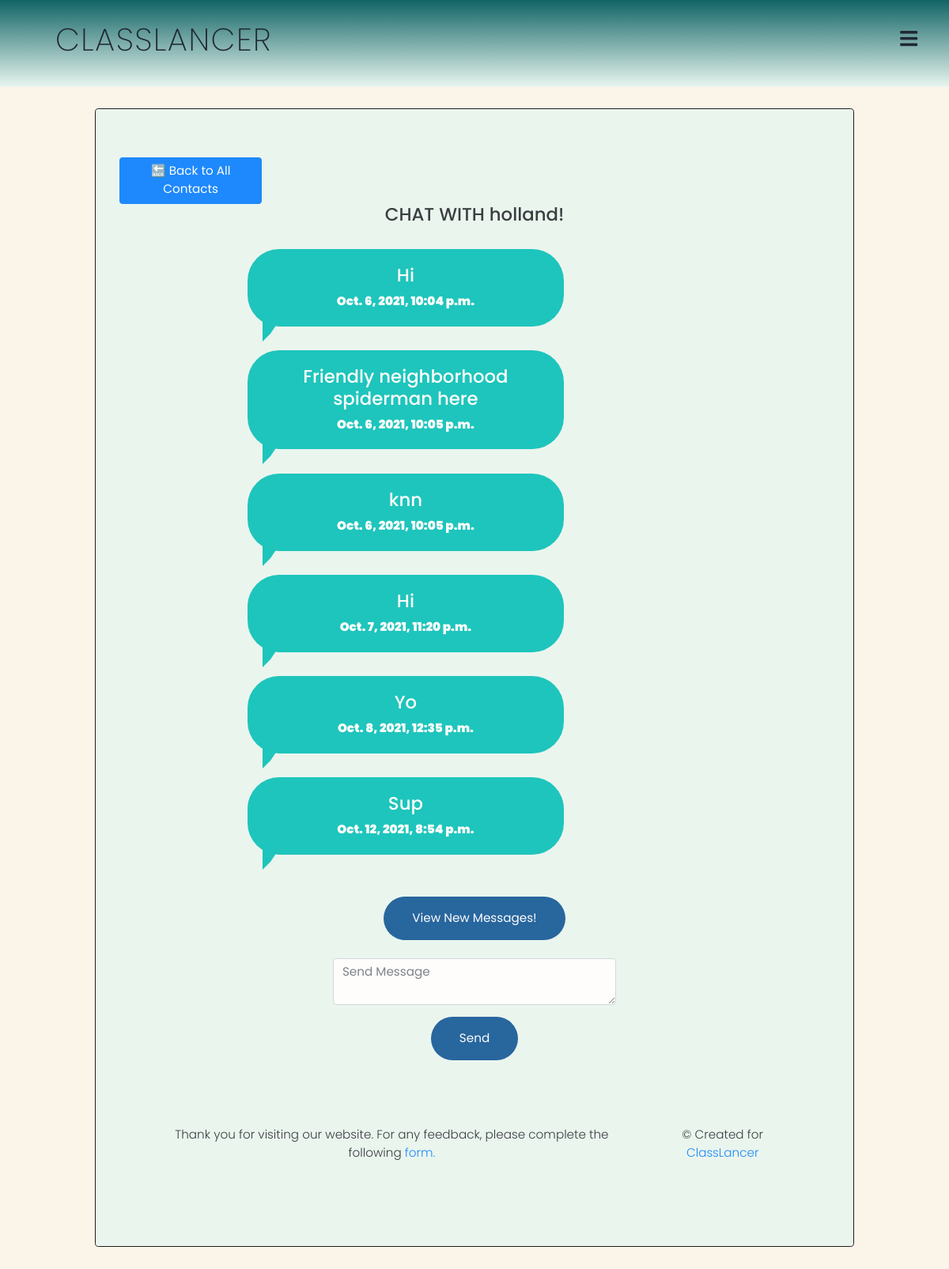
Screenshot of /chatwithcontacts/holland (signed in) with the database file from the repository.
### auctions/models.py (models this page shows, shortened)
class Messages(models.Model):
    read = models.BooleanField(default=None)
    sender = models.CharField(max_length=64)
    receiver = models.CharField(max_length=64)
    content = models.TextField(null=True, default=None)
    timestamp = models.DateTimeField(auto_now_add=True)

### auctions/views.py (the view)
# urls.py: path("chatwithcontacts/<str:contact>", views.chatwithcontacts, name="chatwithcontacts"),
@login_required(login_url='/login')
def chatwithcontacts(request, contact):
    all_messages = Messages.objects.filter(receiver=contact, sender=request.user.username) | Messages.objects.filter(sender=contact, receiver=request.user.username)
    ordered_messages = all_messages.order_by('timestamp')
    readdamessages = Messages.objects.filter(sender=contact, receiver=request.user.username, read=False)
    for readdamessage in readdamessages:
        readdamessage.read = True
        readdamessage.save()
    existing = []
    connections = Chat.objects.filter(user=request.user.username)
    for connection in connections:
        existing.append(connection.contact)
    if contact not in existing:
        oof = Chat()
        oof.user = request.user.username
        oof.contact = contact
        oof.save()
    empty = False
    if len(ordered_messages) == 0:
        empty = True
    return render(request, "auctions/chat.html", {
        "all_messages": ordered_messages,
        "contact": contact,
        "empty": empty
    })

### auctions/context_processors.py (called while the page is built)
def add_variable_to_context(request):
    notifmessages = Messages.objects.filter(receiver=request.user.username, read=False)
    overallnotifs = Notifications.objects.filter(user=request.user.username, read=False)
    if request.user.is_authenticated:
        currentmode = Mode.objects.get(user=request.user.username)
    else:
        currentmode = "none"
    return {
        'testme': notifmessages,
        'metoo': overallnotifs,
        'currentmode': currentmode
    }

### auctions/templates/auctions/chat.html (shortened to what this page needs)
{% extends "auctions/layout2.html" %}
{% block body %}
    <br>
    <br>
    <br>
    <br>
     <div class="jumbotron text-center" style="margin-left:10%;width:80%;opacity:0.88;background-color:#E8F6EF;border:solid;border-color:black;border-width:0.5px;">
         <a href="{% url 'contacts' %}"><button style="margin-right:80%;"class="btn btn-primary"> 🔙 Back to All Contacts</button></a>
        <br>
        <h4 class="card-title">CHAT WITH {{contact}}!</h4>
        <div id="newmessages">
        {% for all_message in all_messages %}
            {% if all_message.sender == user.username %}
                <div class="box sb4"><h4>{{all_message.content}}</h4><h8>{{all_message.timestamp}}</h8></div>
            {% elif all_message.sender == contact %}
                <div class="box1 sb3"><h4>{{all_message.content}}</h4><h8>{{all_message.timestamp}}</h8></div>
            {% endif %}
        {% endfor %}
        </div>
<br>
         <button id="reloadmaster" style="background:#0b5394;border-radius: 1000px;border:none;outline:none;padding:16px 36px;color:#ffffff;text-align:center;">View New Messages!</button>
    <br>
    <br>
                <form action="{% url 'newmessage' contact %}" method="POST">
                    <div class="form-group">
                        <textarea class="form-control" style="margin-left:30%;width:40%;height:5%;"name="content" placeholder="Send Message" autofocus></textarea>
                    </div>
                    <div class="form-group">
                        <input type="submit" style="background:#0b5394;border-radius: 1000px;border:none;outline:none;padding:16px 36px;color:#ffffff;text-align:center;" class="btn btn-primary"
                        value="Send"/>
                    </div>
                </form>
      <br>
{% endblock %}

### auctions/static/auctions/styles.css (style rules this page uses)
:root { margin: 0; background-color: #FBF4E9; }
*, *::before, *::after { box-sizing: border-box; }
html { box-sizing: border-box; scroll-behavior: smooth; }
* { margin: 0px; padding: 0px; box-sizing: border-box; font-family: "Poppins", sans-serif; }
body { background-color: #FBF4E9; min-height: 100vh; }
.show, .icon, input { display:none; }
.box1 { width: 400px; border-radius: 40px; -webkit-border-radius: 40px; -moz-border-radius: 40px; margin: 2rem; margin-left:18%; background: #00bfb6; padding: 20px; text-align: center; font-weight: 900; color: #fff; font-family: arial; position:relative; }
.sb3:before { content: ""; width: 0px; height: 0px; position: absolute; border-left: 10px solid #00bfb6; border-right: 10px solid transparent; border-top: 15px solid #00bfb6; border-bottom: 10px solid transparent; left: 19px; bottom: -19px; }
@media (max-width: 75em) { html { font-size: 95%; } }

### rows the page displays
Messages: content "Hi", timestamp "Oct. 6, 2021, 10:04 p.m."
Messages: content "Friendly neighborhood spiderman here", timestamp "Oct. 6, 2021, 10:05 p.m."
Messages: content "knn", timestamp "Oct. 6, 2021, 10:05 p.m."
Messages: content "Hi", timestamp "Oct. 7, 2021, 11:20 p.m."
Messages: content "Yo", timestamp "Oct. 8, 2021, 12:35 p.m."
Messages: content "Sup", timestamp "Oct. 12, 2021, 8:54 p.m."

### other values shown
{{ contact }} "holland"
